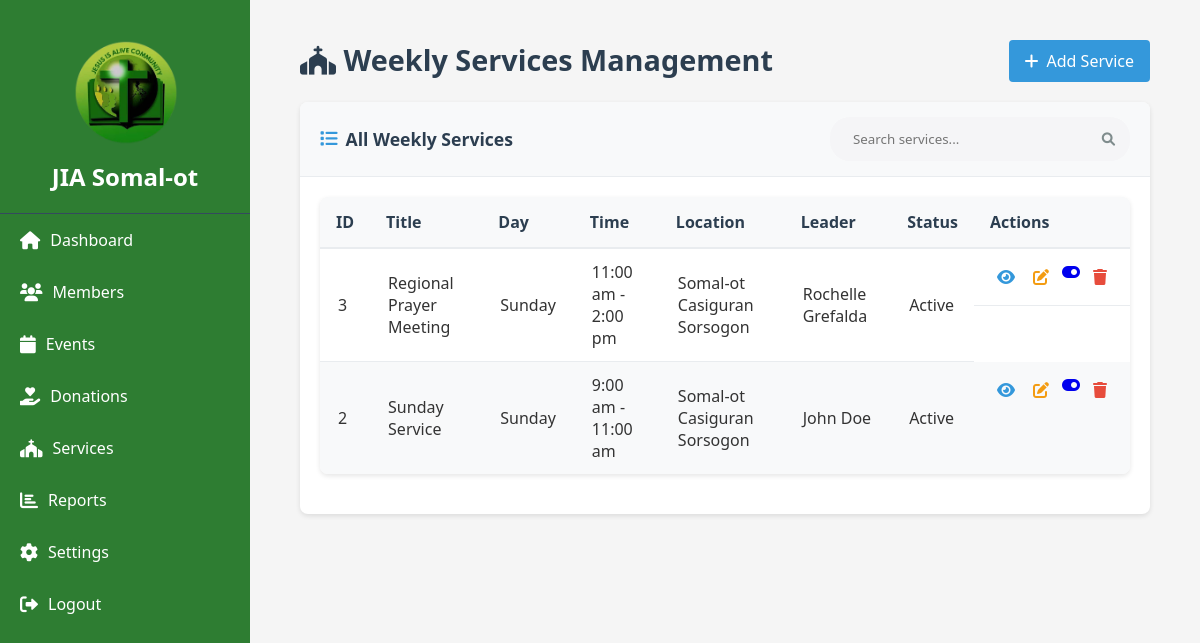
Page /services_management.php (signed in) on the committed database.
### tables this page shows
CREATE TABLE `services` (
  `service_id` int(11) NOT NULL,
  `service_title` varchar(255) NOT NULL,
  `service_day` varchar(20) NOT NULL,
  `service_time` varchar(50) NOT NULL,
  `service_location` varchar(255) DEFAULT NULL,
  `service_leader` varchar(255) DEFAULT NULL,
  `service_description` text DEFAULT NULL,
  `is_active` tinyint(1) NOT NULL DEFAULT 1,
  `created_at` timestamp NOT NULL DEFAULT current_timestamp(),
  `updated_at` timestamp NOT NULL DEFAULT current_timestamp() ON UPDATE current_timestamp(),
  `status` varchar(255) DEFAULT NULL,
  `day_of_week` varchar(255) DEFAULT NULL
);

### services_management.php (the view, shortened to what this page needs)
<?php
require_once 'config/db.php';
$query = "SELECT * FROM services ORDER BY FIELD(service_day, 'Sunday', 'Monday', 'Tuesday', 'Wednesday', 'Thursday', 'Friday', 'Saturday'), service_time";
$services = mysqli_query($conn, $query);
$current_view = isset($_GET['view']) ? $_GET['view'] : 'list';
?>
<!DOCTYPE html>
<html lang="en">
<head>
    <link rel="stylesheet" href="css/style.css">
    <link rel="stylesheet" href="css/enhanced-style.css">
    <link rel="stylesheet" href="https://cdnjs.cloudflare.com/ajax/libs/font-awesome/6.0.0-beta3/css/all.min.css">
</head>
<body>
    <div class="container">
        <div class="sidebar">
            <div class="logo">
              <img src="img/jia.png" alt="JIA Somal-ot Logo" style="max-width: 50%;">
              <h2>JIA Somal-ot</h2>
          </div>
          <ul class="nav-links">
                <li><a href="dashboard.php"><i class="fas fa-home"></i> Dashboard</a></li>
                <li><a href="members.php"><i class="fas fa-users"></i> Members</a></li>
                <li><a href="events.php"><i class="fas fa-calendar"></i> Events</a></li>
                <li><a href="donations.php"><i class="fas fa-hand-holding-heart"></i> Donations</a></li>
                <li><a href="services_management.php"><i class="fas fa-church"></i> Services</a></li>
                <li><a href="reports.php"><i class="fas fa-chart-bar"></i> Reports</a></li>
                <li><a href="settings.php"><i class="fas fa-cog"></i> Settings</a></li>
                <li><a href="logout.php"><i class="fas fa-sign-out-alt"></i> Logout</a></li>
            </ul>
        </div>
        <div class="main-content">
            <div class="content">
                <div class="page-header">
                    <h1><i class="fas fa-church"></i> Weekly Services Management</h1>
                    <?php if($current_view == 'list'): ?>
                        <a href="services_management.php?view=add" class="add-btn"><i class="fas fa-plus"></i> Add Service</a>
                    <?php endif; ?>
                </div>
                <div class="content-container">
                    <?php if($current_view == 'list'): ?>
                        <div class="report-table-container">
                            <div class="table-header">
                                <h3><i class="fas fa-list"></i> All Weekly Services</h3>
                                <div class="search-container">
                                    <input type="text" id="serviceSearch" placeholder="Search services...">
                                    <button type="submit"><i class="fas fa-search"></i></button>
                                </div>
                            </div>
                            <div class="report-table-content">
                                <table class="report-table">
                                    <thead>
                                        <tr>
                                            <th>ID</th>
                                            <th>Title</th>
                                            <th>Day</th>
                                            <th>Time</th>
                                            <th>Location</th>
                                            <th>Leader</th>
                                            <th>Status</th>
                                            <th>Actions</th>
                                        </tr>
                                    </thead>
                                    <tbody>
                                        <?php while($service = mysqli_fetch_assoc($services)): ?>
                                            <tr>
                                                <td><?php echo $service['service_id']; ?></td>
                                                <td><?php echo htmlspecialchars($service['service_title']); ?></td>
                                                <td><?php echo htmlspecialchars($service['service_day']); ?></td>
                                                <td><?php echo htmlspecialchars($service['service_time']); ?></td>
                                                <td><?php echo htmlspecialchars($service['service_location'] ?? 'N/A'); ?></td>
                                                <td><?php echo htmlspecialchars($service['service_leader'] ?? 'N/A'); ?></td>
                                                <td>
                                                    <?php if($service['is_active']): ?>
                                                        <span class="status-active">Active</span>
                                                    <?php else: ?>
                                                        <span class="status-inactive">Inactive</span>
                                                    <?php endif; ?>
                                                </td>
                                                <td class="actions">
                                                    <a href="services_management.php?view=view&id=<?php echo $service['service_id']; ?>" class="view-btn"><i class="fas fa-eye"></i></a>
                                                    <a href="services_management.php?view=edit&id=<?php echo $service['service_id']; ?>" class="edit-btn"><i class="fas fa-edit"></i></a>
                                                    <a href="services_management.php?toggle=<?php echo $service['service_id']; ?>" class="toggle-btn">
                                                        <i class="fas <?php echo $service['is_active'] ? 'fa-toggle-on' : 'fa-toggle-off'; ?>"></i>
                                                    </a>
                                                    <a href="services_management.php?delete=<?php echo $service['service_id']; ?>" class="delete-btn" onclick="return confirm('Are you sure you want to delete this service?');"><i class="fas fa-trash"></i></a>
                                                </td>
                                            </tr>
                                        <?php endwhile; ?>
                                    </tbody>
                                </table>
                            </div>
                        </div>
                    <?php endif; ?>
                </div>
            </div>
        </div>
    </div>
</body>
</html>

### css/style.css (style rules this page uses)
* { margin: 0; padding: 0; box-sizing: border-box; font-family: 'Segoe UI', Tahoma, Geneva, Verdana, sans-serif; }
body { background-color: #f5f5f5; color: #333; }
.container { display: flex; min-height: 100vh; }
.sidebar { width: 250px; height: 100vh; position: fixed; top: 0; left: 0; background-color: #2e7d32; color: #fff; overflow-y: auto; display: flex; flex-direction: column; align-items: center; padding-top: 20px; z-index: 1000; }
.main-content { margin-left: 250px; padding: 20px; }
.logo { padding: 20px; text-align: center; border-bottom: 1px solid #34495e; }
.logo img { max-width: 80px; margin-bottom: 10px; }
.logo h2 { font-size: 1.5rem; font-weight: 600; }
.nav-links { list-style: none; padding: 0; margin: 0; width: 100%; }
.nav-links li { width: 100%; }
.nav-links a { display: flex; align-items: center; padding: 15px 20px; color: #fff; text-decoration: none; font-size: 16px; transition: background-color 0.3s; }
.nav-links a i { margin-right: 10px; font-size: 18px; }
.main-content { flex: 1; margin-left: 250px; transition: all 0.3s ease; }
.search-container { display: flex; align-items: center; background-color: #f5f5f7; border-radius: 20px; padding: 5px 15px; width: 300px; }
.search-container input { border: none; background: transparent; padding: 8px; width: 100%; outline: none; }
.search-container button { background: transparent; border: none; cursor: pointer; color: #7f8c8d; }
.content { padding: 20px 30px; }
.page-header { display: flex; justify-content: space-between; align-items: center; margin-bottom: 20px; }
.page-header h1 { font-size: 1.8rem; font-weight: 600; color: #2c3e50; }
.add-btn { background-color: #3498db; color: #fff; padding: 8px 16px; border: none; border-radius: 4px; cursor: pointer; display: flex; align-items: center; font-weight: 500; transition: all 0.3s ease; }
.add-btn i { margin-right: 8px; }
table { width: 100%; border-collapse: collapse; background-color: #fff; border-radius: 8px; overflow: hidden; box-shadow: 0 1px 3px rgba(0, 0, 0, 0.1); }
thead { background-color: #f8f9fa; }
th { padding: 12px 15px; text-align: left; font-weight: 600; color: #2c3e50; border-bottom: 1px solid #e9ecef; }
td { padding: 12px 15px; border-bottom: 1px solid #e9ecef; }
.actions { display: flex; justify-content: flex-end; gap: 8px; }
.view-btn, .edit-btn, .delete-btn { background: none; border: none; cursor: pointer; font-size: 1rem; padding: 5px; border-radius: 4px; transition: all 0.2s ease; }
.view-btn { color: #3498db; }
.edit-btn { color: #f39c12; }
.delete-btn { color: #e74c3c; }

### css/enhanced-style.css (style rules this page uses)
.report-table { width: 100%; border-collapse: separate; border-spacing: 0; border-radius: 8px; overflow: hidden; box-shadow: 0 2px 5px rgba(0, 0, 0, 0.1); margin-bottom: 20px; }
.report-table thead th { background-color: #f8f9fa; color: #2c3e50; font-weight: 600; text-align: left; padding: 14px 16px; border-bottom: 2px solid #e9ecef; }
.report-table tbody tr:nth-child(even) { background-color: #f8f9fa; }
.report-table td { padding: 12px 18px; border-bottom: 1px solid #e9ecef; vertical-align: middle; }
.report-table tbody tr:last-child td { border-bottom: none; }
.add-btn, .back-button { display: inline-flex; align-items: center; padding: 10px 16px; border-radius: 4px; font-weight: 500; transition: all 0.3s ease; text-decoration: none; }
.add-btn { background-color: #3498db; color: #fff; }
.report-table-container { background-color: #fff; border-radius: 8px; box-shadow: 0 2px 5px rgba(0, 0, 0, 0.1); overflow: hidden; margin-bottom: 20px; }
.table-header { display: flex; justify-content: space-between; align-items: center; padding: 15px 20px; background-color: #f8f9fa; border-bottom: 1px solid #e9ecef; }
.table-header h3 { font-size: 1.1rem; font-weight: 600; color: #2c3e50; margin: 0; display: flex; align-items: center; }
.table-header h3 i { margin-right: 8px; color: #3498db; }
.report-table-content { padding: 20px; }
@media (min-width: 768px) { .page-header { display: flex; justify-content: space-between; align-items: flex-start; } }

### rows in the picture
services: service_id "3", service_title "Regional Prayer Meeting", service_day "Sunday", service_time "11:00 am - 2:00 pm", service_location "Somal-ot Casiguran Sorsogon", service_leader "Rochelle Grefalda", is_active "Active"
services: service_id "2", service_title "Sunday Service", service_day "Sunday", service_time "9:00 am - 11:00 am", service_location "Somal-ot Casiguran Sorsogon", service_leader "John Doe", is_active "Active"
